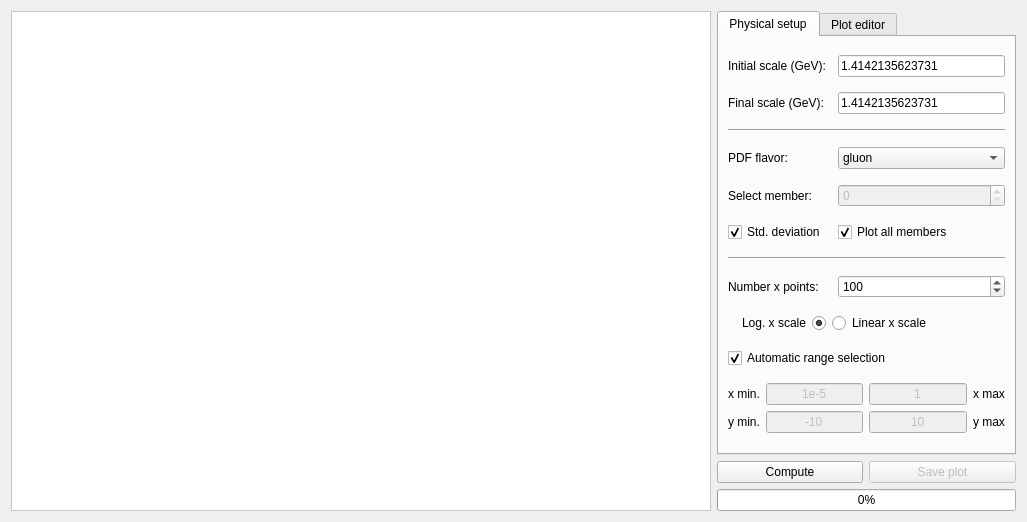
<?xml version="1.0" encoding="UTF-8"?>
<ui version="4.0">
 <class>PlotAll</class>
 <widget class="QWidget" name="PlotAll">
  <property name="geometry">
   <rect>
    <x>0</x>
    <y>0</y>
    <width>1027</width>
    <height>518</height>
   </rect>
  </property>
  <property name="windowTitle">
   <string>All PDF set</string>
  </property>
  <property name="windowIcon">
   <iconset resource="../resources/resource.qrc">
    <normaloff>:/icons/logo.png</normaloff>:/icons/logo.png</iconset>
  </property>
  <layout class="QGridLayout" name="gridLayout">
   <item row="0" column="0" rowspan="3">
    <widget class="QGraphicsView" name="graphicsView">
     <property name="minimumSize">
      <size>
       <width>700</width>
       <height>500</height>
      </size>
     </property>
     <property name="styleSheet">
      <string notr="true">background-image: url(:/images/splash.png);
background-repeat: no;
background-position: center;
background-color: rgb(255, 255, 255);</string>
     </property>
    </widget>
   </item>
   <item row="0" column="1" colspan="2">
    <widget class="QTabWidget" name="tabWidget">
     <property name="currentIndex">
      <number>0</number>
     </property>
     <widget class="QWidget" name="tab">
      <attribute name="title">
       <string>Physical setup</string>
      </attribute>
      <layout class="QGridLayout" name="gridLayout_3">
       <item row="0" column="0" colspan="2">
        <widget class="QLabel" name="label">
         <property name="text">
          <string>Initial scale (GeV):</string>
         </property>
        </widget>
       </item>
       <item row="0" column="2">
        <widget class="QLineEdit" name="Qi">
         <property name="text">
          <string>1.4142135623731</string>
         </property>
        </widget>
       </item>
       <item row="1" column="0">
        <widget class="QLabel" name="label_2">
         <property name="text">
          <string>Final scale (GeV):</string>
         </property>
        </widget>
       </item>
       <item row="1" column="2">
        <widget class="QLineEdit" name="Qf">
         <property name="text">
          <string>1.4142135623731</string>
         </property>
        </widget>
       </item>
       <item row="2" column="0" colspan="3">
        <widget class="Line" name="line">
         <property name="orientation">
          <enum>Qt::Horizontal</enum>
         </property>
        </widget>
       </item>
       <item row="3" column="0">
        <widget class="QLabel" name="label_3">
         <property name="text">
          <string>PDF flavor:</string>
         </property>
        </widget>
       </item>
       <item row="3" column="2">
        <widget class="QComboBox" name="PDFflavor">
         <property name="currentIndex">
          <number>6</number>
         </property>
         <item>
          <property name="text">
           <string>tbar</string>
          </property>
         </item>
         <item>
          <property name="text">
           <string>bbar</string>
          </property>
         </item>
         <item>
          <property name="text">
           <string>cbar</string>
          </property>
         </item>
         <item>
          <property name="text">
           <string>sbar</string>
          </property>
         </item>
         <item>
          <property name="text">
           <string>ubar</string>
          </property>
         </item>
         <item>
          <property name="text">
           <string>dbar</string>
          </property>
         </item>
         <item>
          <property name="text">
           <string>gluon</string>
          </property>
         </item>
         <item>
          <property name="text">
           <string>d</string>
          </property>
         </item>
         <item>
          <property name="text">
           <string>u</string>
          </property>
         </item>
         <item>
          <property name="text">
           <string>s</string>
          </property>
         </item>
         <item>
          <property name="text">
           <string>c</string>
          </property>
         </item>
         <item>
          <property name="text">
           <string>b</string>
          </property>
         </item>
         <item>
          <property name="text">
           <string>t</string>
          </property>
         </item>
         <item>
          <property name="text">
           <string>photon</string>
          </property>
         </item>
        </widget>
       </item>
       <item row="4" column="0">
        <widget class="QLabel" name="label_4">
         <property name="text">
          <string>Select member:</string>
         </property>
        </widget>
       </item>
       <item row="4" column="2">
        <widget class="QSpinBox" name="setmember">
         <property name="enabled">
          <bool>false</bool>
         </property>
         <property name="maximum">
          <number>1000</number>
         </property>
        </widget>
       </item>
       <item row="5" column="2">
        <widget class="QCheckBox" name="checkBox">
         <property name="text">
          <string>Plot all members</string>
         </property>
         <property name="checked">
          <bool>true</bool>
         </property>
        </widget>
       </item>
       <item row="7" column="0" colspan="3">
        <widget class="Line" name="line_2">
         <property name="orientation">
          <enum>Qt::Horizontal</enum>
         </property>
        </widget>
       </item>
       <item row="8" column="0" colspan="2">
        <widget class="QLabel" name="label_9">
         <property name="text">
          <string>Number x points:</string>
         </property>
        </widget>
       </item>
       <item row="8" column="2">
        <widget class="QSpinBox" name="xpoints">
         <property name="minimum">
          <number>10</number>
         </property>
         <property name="maximum">
          <number>1000000000</number>
         </property>
         <property name="value">
          <number>100</number>
         </property>
        </widget>
       </item>
       <item row="9" column="0">
        <widget class="QRadioButton" name="log">
         <property name="layoutDirection">
          <enum>Qt::RightToLeft</enum>
         </property>
         <property name="text">
          <string>Log. x scale</string>
         </property>
         <property name="checked">
          <bool>true</bool>
         </property>
        </widget>
       </item>
       <item row="9" column="1" colspan="2">
        <widget class="QRadioButton" name="lin">
         <property name="layoutDirection">
          <enum>Qt::LeftToRight</enum>
         </property>
         <property name="text">
          <string>Linear x scale</string>
         </property>
        </widget>
       </item>
       <item row="10" column="0" colspan="3">
        <widget class="QCheckBox" name="automaticrange">
         <property name="layoutDirection">
          <enum>Qt::LeftToRight</enum>
         </property>
         <property name="text">
          <string>Automatic range selection</string>
         </property>
         <property name="checked">
          <bool>true</bool>
         </property>
        </widget>
       </item>
       <item row="11" column="0" colspan="3">
        <layout class="QGridLayout" name="gridLayout_2">
         <item row="0" column="0">
          <widget class="QLabel" name="label_5">
           <property name="text">
            <string>x min.</string>
           </property>
          </widget>
         </item>
         <item row="0" column="1">
          <widget class="QLineEdit" name="xmin">
           <property name="enabled">
            <bool>false</bool>
           </property>
           <property name="text">
            <string>1e-5</string>
           </property>
           <property name="alignment">
            <set>Qt::AlignCenter</set>
           </property>
          </widget>
         </item>
         <item row="0" column="2">
          <widget class="QLineEdit" name="xmax">
           <property name="enabled">
            <bool>false</bool>
           </property>
           <property name="text">
            <string>1</string>
           </property>
           <property name="alignment">
            <set>Qt::AlignCenter</set>
           </property>
          </widget>
         </item>
         <item row="0" column="3">
          <widget class="QLabel" name="label_6">
           <property name="text">
            <string>x max</string>
           </property>
          </widget>
         </item>
         <item row="1" column="0">
          <widget class="QLabel" name="label_8">
           <property name="text">
            <string>y min.</string>
           </property>
          </widget>
         </item>
         <item row="1" column="1">
          <widget class="QLineEdit" name="ymin">
           <property name="enabled">
            <bool>false</bool>
           </property>
           <property name="text">
            <string>-10</string>
           </property>
           <property name="alignment">
            <set>Qt::AlignCenter</set>
           </property>
          </widget>
         </item>
         <item row="1" column="2">
          <widget class="QLineEdit" name="ymax">
           <property name="enabled">
            <bool>false</bool>
           </property>
           <property name="text">
            <string>10</string>
           </property>
           <property name="alignment">
            <set>Qt::AlignCenter</set>
           </property>
          </widget>
         </item>
         <item row="1" column="3">
          <widget class="QLabel" name="label_7">
           <property name="text">
            <string>y max</string>
           </property>
          </widget>
         </item>
        </layout>
       </item>
       <item row="5" column="0">
        <widget class="QCheckBox" name="stddev">
         <property name="text">
          <string>Std. deviation</string>
         </property>
         <property name="checked">
          <bool>true</bool>
         </property>
        </widget>
       </item>
      </layout>
     </widget>
     <widget class="QWidget" name="tab_2">
      <attribute name="title">
       <string>Plot editor</string>
      </attribute>
      <layout class="QGridLayout" name="gridLayout_4">
       <item row="0" column="0">
        <widget class="QLabel" name="label_10">
         <property name="text">
          <string>Plot Title:</string>
         </property>
        </widget>
       </item>
       <item row="2" column="0">
        <widget class="QLabel" name="label_11">
         <property name="text">
          <string>X axis label:</string>
         </property>
        </widget>
       </item>
       <item row="4" column="0">
        <widget class="QLabel" name="label_12">
         <property name="text">
          <string>Y axis label:</string>
         </property>
        </widget>
       </item>
       <item row="6" column="0" colspan="3">
        <widget class="Line" name="line_3">
         <property name="orientation">
          <enum>Qt::Horizontal</enum>
         </property>
        </widget>
       </item>
       <item row="7" column="0">
        <widget class="QLabel" name="label_13">
         <property name="text">
          <string>Replica color:</string>
         </property>
        </widget>
       </item>
       <item row="7" column="1" colspan="2">
        <widget class="QComboBox" name="colorreplica">
         <item>
          <property name="text">
           <string>Green</string>
          </property>
         </item>
         <item>
          <property name="text">
           <string>Blue</string>
          </property>
         </item>
         <item>
          <property name="text">
           <string>Red</string>
          </property>
         </item>
         <item>
          <property name="text">
           <string>Orange</string>
          </property>
         </item>
         <item>
          <property name="text">
           <string>Violet</string>
          </property>
         </item>
         <item>
          <property name="text">
           <string>Magenta</string>
          </property>
         </item>
         <item>
          <property name="text">
           <string>Black</string>
          </property>
         </item>
         <item>
          <property name="text">
           <string>Yellow</string>
          </property>
         </item>
         <item>
          <property name="text">
           <string>Cyan</string>
          </property>
         </item>
         <item>
          <property name="text">
           <string>Gray</string>
          </property>
         </item>
        </widget>
       </item>
       <item row="8" column="0">
        <widget class="QLabel" name="label_14">
         <property name="text">
          <string>Central value color:</string>
         </property>
        </widget>
       </item>
       <item row="8" column="1" colspan="2">
        <widget class="QComboBox" name="coloravg">
         <property name="currentIndex">
          <number>2</number>
         </property>
         <item>
          <property name="text">
           <string>Green</string>
          </property>
         </item>
         <item>
          <property name="text">
           <string>Blue</string>
          </property>
         </item>
         <item>
          <property name="text">
           <string>Red</string>
          </property>
         </item>
         <item>
          <property name="text">
           <string>Orange</string>
          </property>
         </item>
         <item>
          <property name="text">
           <string>Violet</string>
          </property>
         </item>
         <item>
          <property name="text">
           <string>Magenta</string>
          </property>
         </item>
         <item>
          <property name="text">
           <string>Black</string>
          </property>
         </item>
         <item>
          <property name="text">
           <string>Yellow</string>
          </property>
         </item>
         <item>
          <property name="text">
           <string>Cyan</string>
          </property>
         </item>
         <item>
          <property name="text">
           <string>Gray</string>
          </property>
         </item>
        </widget>
       </item>
       <item row="9" column="0">
        <widget class="QLabel" name="label_15">
         <property name="text">
          <string>Std. Dev. color:</string>
         </property>
        </widget>
       </item>
       <item row="9" column="1" colspan="2">
        <widget class="QComboBox" name="colorstddev">
         <property name="currentIndex">
          <number>1</number>
         </property>
         <item>
          <property name="text">
           <string>Green</string>
          </property>
         </item>
         <item>
          <property name="text">
           <string>Blue</string>
          </property>
         </item>
         <item>
          <property name="text">
           <string>Red</string>
          </property>
         </item>
         <item>
          <property name="text">
           <string>Orange</string>
          </property>
         </item>
         <item>
          <property name="text">
           <string>Violet</string>
          </property>
         </item>
         <item>
          <property name="text">
           <string>Magenta</string>
          </property>
         </item>
         <item>
          <property name="text">
           <string>Black</string>
          </property>
         </item>
         <item>
          <property name="text">
           <string>Yellow</string>
          </property>
         </item>
         <item>
          <property name="text">
           <string>Cyan</string>
          </property>
         </item>
         <item>
          <property name="text">
           <string>Gray</string>
          </property>
         </item>
        </widget>
       </item>
       <item row="10" column="0">
        <widget class="QLabel" name="label_16">
         <property name="text">
          <string>68% c.l. color:</string>
         </property>
        </widget>
       </item>
       <item row="10" column="1" colspan="2">
        <widget class="QComboBox" name="color68cl">
         <property name="currentIndex">
          <number>6</number>
         </property>
         <item>
          <property name="text">
           <string>Green</string>
          </property>
         </item>
         <item>
          <property name="text">
           <string>Blue</string>
          </property>
         </item>
         <item>
          <property name="text">
           <string>Red</string>
          </property>
         </item>
         <item>
          <property name="text">
           <string>Orange</string>
          </property>
         </item>
         <item>
          <property name="text">
           <string>Violet</string>
          </property>
         </item>
         <item>
          <property name="text">
           <string>Magenta</string>
          </property>
         </item>
         <item>
          <property name="text">
           <string>Black</string>
          </property>
         </item>
         <item>
          <property name="text">
           <string>Yellow</string>
          </property>
         </item>
         <item>
          <property name="text">
           <string>Cyan</string>
          </property>
         </item>
         <item>
          <property name="text">
           <string>Gray</string>
          </property>
         </item>
        </widget>
       </item>
       <item row="11" column="2">
        <spacer name="verticalSpacer">
         <property name="orientation">
          <enum>Qt::Vertical</enum>
         </property>
         <property name="sizeHint" stdset="0">
          <size>
           <width>20</width>
           <height>59</height>
          </size>
         </property>
        </spacer>
       </item>
       <item row="1" column="0" colspan="3">
        <widget class="QLineEdit" name="title"/>
       </item>
       <item row="3" column="0" colspan="3">
        <widget class="QLineEdit" name="xtitle"/>
       </item>
       <item row="5" column="0" colspan="3">
        <widget class="QLineEdit" name="ytitle"/>
       </item>
      </layout>
     </widget>
    </widget>
   </item>
   <item row="1" column="1">
    <widget class="QPushButton" name="playButton">
     <property name="styleSheet">
      <string notr="true"/>
     </property>
     <property name="text">
      <string>Compute</string>
     </property>
     <property name="icon">
      <iconset resource="../resources/resource.qrc">
       <normaloff>:/images/StepForwardNormalBlue.png</normaloff>:/images/StepForwardNormalBlue.png</iconset>
     </property>
     <property name="iconSize">
      <size>
       <width>32</width>
       <height>32</height>
      </size>
     </property>
    </widget>
   </item>
   <item row="1" column="2">
    <widget class="QPushButton" name="saveButton">
     <property name="enabled">
      <bool>false</bool>
     </property>
     <property name="styleSheet">
      <string notr="true"/>
     </property>
     <property name="text">
      <string>Save plot</string>
     </property>
     <property name="icon">
      <iconset resource="../resources/resource.qrc">
       <normaloff>:/images/save-32x32.png</normaloff>:/images/save-32x32.png</iconset>
     </property>
     <property name="iconSize">
      <size>
       <width>32</width>
       <height>32</height>
      </size>
     </property>
    </widget>
   </item>
   <item row="2" column="1" colspan="2">
    <widget class="QProgressBar" name="progressBar">
     <property name="value">
      <number>0</number>
     </property>
     <property name="textVisible">
      <bool>true</bool>
     </property>
     <property name="orientation">
      <enum>Qt::Horizontal</enum>
     </property>
     <property name="invertedAppearance">
      <bool>false</bool>
     </property>
    </widget>
   </item>
  </layout>
 </widget>
 <tabstops>
  <tabstop>graphicsView</tabstop>
  <tabstop>saveButton</tabstop>
  <tabstop>tabWidget</tabstop>
  <tabstop>Qi</tabstop>
  <tabstop>Qf</tabstop>
  <tabstop>PDFflavor</tabstop>
  <tabstop>setmember</tabstop>
  <tabstop>checkBox</tabstop>
  <tabstop>stddev</tabstop>
  <tabstop>xpoints</tabstop>
  <tabstop>log</tabstop>
  <tabstop>lin</tabstop>
  <tabstop>automaticrange</tabstop>
  <tabstop>xmin</tabstop>
  <tabstop>xmax</tabstop>
  <tabstop>ymin</tabstop>
  <tabstop>ymax</tabstop>
  <tabstop>colorreplica</tabstop>
  <tabstop>coloravg</tabstop>
  <tabstop>colorstddev</tabstop>
  <tabstop>color68cl</tabstop>
  <tabstop>title</tabstop>
  <tabstop>xtitle</tabstop>
  <tabstop>ytitle</tabstop>
  <tabstop>playButton</tabstop>
 </tabstops>
 <resources>
  <include location="../resources/resource.qrc"/>
 </resources>
 <connections/>
</ui>
